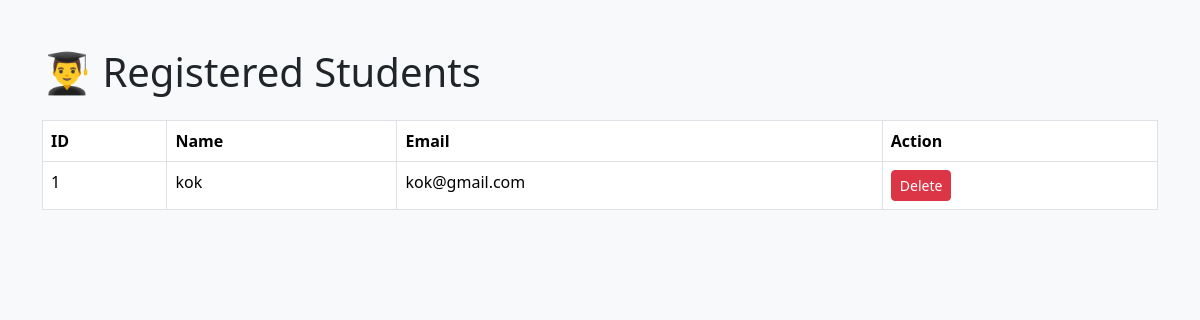
Before: /view_students (signed in) with the older database file.
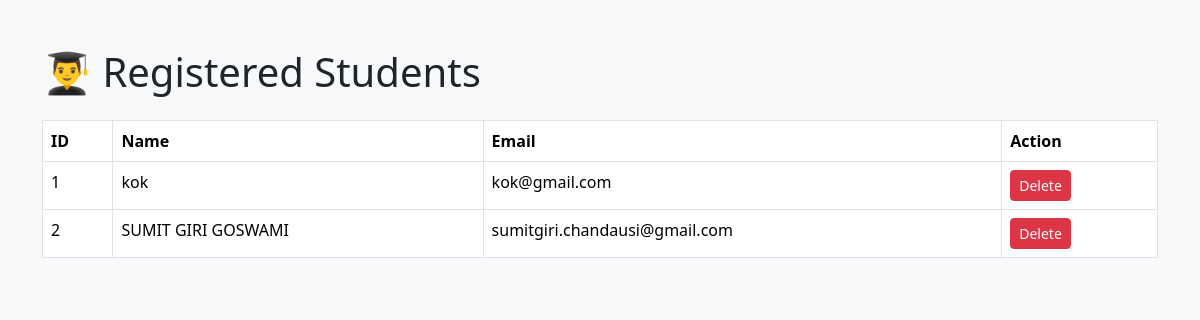
After: the same page with the newer database file.
### tables this page shows
CREATE TABLE users(
    id INTEGER PRIMARY KEY AUTOINCREMENT,
    name TEXT NOT NULL,
    email TEXT UNIQUE,
    mobile TEXT UNIQUE,
    password TEXT NOT NULL
);

### app.py (the view)
@app.route("/view_students")
def view_students():
    if "admin" not in session:
        return redirect("/admin")
    conn = sqlite3.connect(
        "mocktest.db"
    )
    cursor = conn.cursor()
    cursor.execute(
        """
        SELECT id,
               name,
               email
        FROM users
        """
    )
    students = cursor.fetchall()
    conn.close()
    return render_template(
        "view_students.html",
        students=students
    )

### templates/view_students.html (shortened to what this page needs)
<!DOCTYPE html>
<html>
<head>
<link href="https://cdn.jsdelivr.net/npm/bootstrap@5.3.3/dist/css/bootstrap.min.css" rel="stylesheet">
</head>
<body class="bg-light">
<div class="container mt-5">
<h1>👨‍🎓 Registered Students</h1>
<table class="table table-bordered bg-white mt-4">
<tr>
<th>ID</th>
<th>Name</th>
<th>Email</th>
<th>Action</th>
</tr>
{% for student in students %}
<tr>
<td>{{ student[0] }}</td>
<td>{{ student[1] }}</td>
<td>{{ student[2] }}</td>
<td>
<a href="/delete_student/{{ student[0] }}"
class="btn btn-danger btn-sm">
Delete
</a>
</td>
</tr>
{% endfor %}
</table>
</div>
</body>
</html>

Changed rows visible on the page:
added users: id "2", name "SUMIT GIRI GOSWAMI", email "sumitgiri.chandausi@gmail.com"
